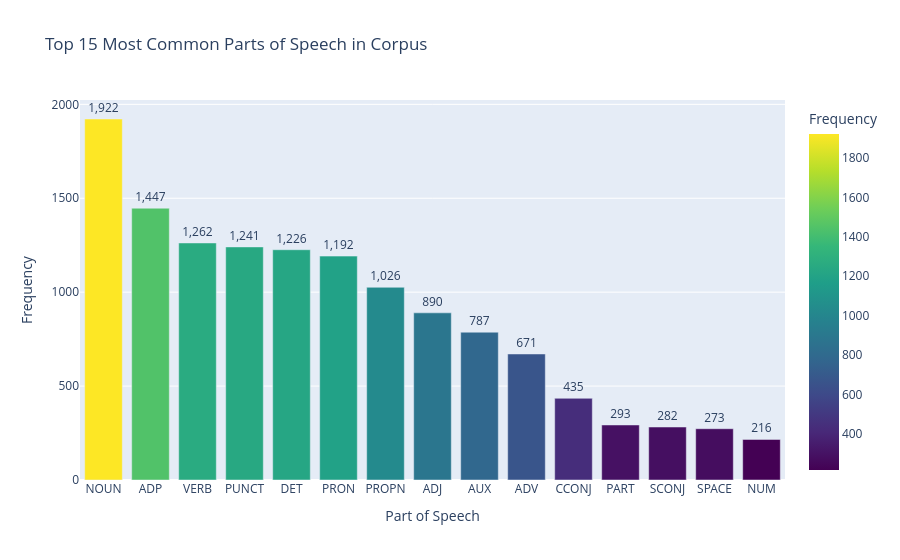

This figure's notebook cell:
### Code cell
# VISUALIZATION 2: Most Common POS Tags

# Extract all POS tags
all_pos = [tag for pos_list in df['Parts-of-speech'] for tag in pos_list.split()]

# Count frequency
pos_counts = Counter(all_pos)
pos_df = pd.DataFrame(pos_counts.items(), columns=['POS', 'Count']).sort_values('Count', ascending=False)

# Create bar chart (top 15 instead of 10)
fig2 = px.bar(
    pos_df.head(15), 
    x='POS', 
    y='Count',
    title='Top 15 Most Common Parts of Speech in Corpus',
    labels={'POS': 'Part of Speech', 'Count': 'Frequency'},
    color='Count',
    color_continuous_scale='Viridis',
    text='Count'
)

fig2.update_traces(texttemplate='%{text:,}', textposition='outside')
fig2.update_layout(showlegend=False)

fig2.show()

print("POS Tag Insights:")
print(f"  - Most common: {pos_df.iloc[0]['POS']} ({pos_df.iloc[0]['Count']:,} occurrences)")
print(f"  - Total unique POS tags: {len(set(all_pos))}")

### Figure 1 — Plotly figure (JSON) as saved in the notebook; plotly's stock layout.template omitted (floating-point values rounded to 4 significant figures)
{"data": [{"alignmentgroup": "True", "hovertemplate": "Part of Speech=%{x}<br>Frequency=%{marker.color}<extra></extra>", "legendgroup": "", "marker": {"color": [1922, 1447, 1262, 1241, 1226, 1192, 1026, 890, 787, 671, 435, 293, 282, 273, 216], "coloraxis": "coloraxis", "pattern": {"shape": ""}}, "name": "", "offsetgroup": "", "orientation": "v", "showlegend": false, "text": [1922, 1447, 1262, 1241, 1226, 1192, 1026, 890, 787, 671, 435, 293, 282, 273, 216], "textposition": "outside", "texttemplate": "%{text:,}", "type": "bar", "x": ["NOUN", "ADP", "VERB", "PUNCT", "DET", "PRON", "PROPN", "ADJ", "AUX", "ADV", "CCONJ", "PART", "SCONJ", "SPACE", "NUM"], "xaxis": "x", "y": [1922, 1447, 1262, 1241, 1226, 1192, 1026, 890, 787, 671, 435, 293, 282, 273, 216], "yaxis": "y"}], "layout": {"barmode": "relative", "coloraxis": {"colorbar": {"title": {"text": "Frequency"}}, "colorscale": [[0, "#440154"], [0.1111, "#482878"], [0.2222, "#3e4989"], [0.3333, "#31688e"], [0.4444, "#26828e"], [0.5556, "#1f9e89"], [0.6667, "#35b779"], [0.7778, "#6ece58"], [0.8889, "#b5de2b"], [1, "#fde725"]]}, "legend": {"tracegroupgap": 0}, "showlegend": false, "title": {"text": "Top 15 Most Common Parts of Speech in Corpus"}, "xaxis": {"anchor": "y", "domain": [0, 1], "title": {"text": "Part of Speech"}}, "yaxis": {"anchor": "x", "domain": [0, 1], "title": {"text": "Frequency"}}}}
